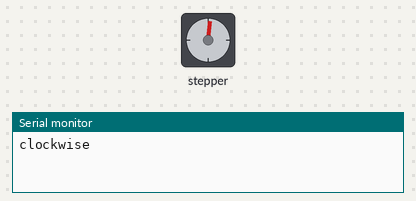
A sketch run on a simulated Arduino Uno, built with avr-gcc and run on an emulated ATmega328P. Shown: stepper motor, the last lines printed to the serial monitor. Stepper angles assume 200 steps per turn.

Above: at 0.05 s.
At 0.95 s:
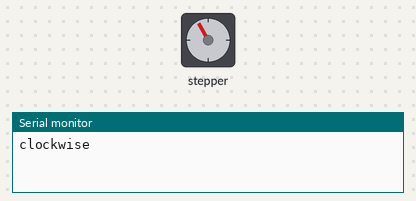
At 1.7 s:
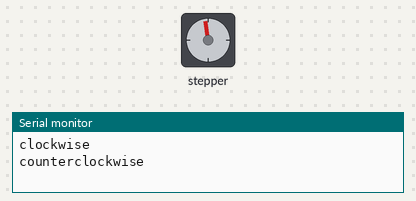
At 2.5 s:
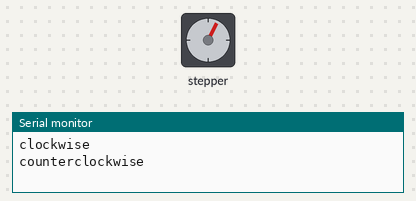
Timing chart, 0 to 6.9 s (numbered marks = the images above):
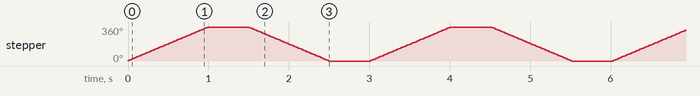

Measured:
- by itself, stepper: turns 360° clockwise in 0.99 s, then 360° counter-clockwise in 0.99 s, repeating every 3.0 s

The sketch:

stepper2.ino
```cpp
/*
 Stepper Motor Control - one revolution

 This program drives a unipolar or bipolar stepper motor.
 The motor is attached to digital pins 8 - 11 of the Arduino.

 The motor should revolve one revolution in one direction, then
 one revolution in the other direction.


 Created 11 Mar. 2007
 Modified 30 Nov. 2009
 by Tom Igoe

 */

#include <Stepper.h>

const int stepsPerRevolution = 200;  // change this to fit the number of steps per revolution
// for your motor

// initialize the stepper library on pins 8 through 11:
Stepper myStepper(stepsPerRevolution, 3,5,8,6);

void setup() {
  // set the speed at 60 rpm:
  myStepper.setSpeed(60);
  // initialize the serial port:
  Serial.begin(9600);
}

void loop() {
  // step one revolution  in one direction:
  Serial.println("clockwise");
  myStepper.step(stepsPerRevolution);
  delay(500);

  // step one revolution in the other direction:
  Serial.println("counterclockwise");
  myStepper.step(-stepsPerRevolution);
  delay(500);
}
```
